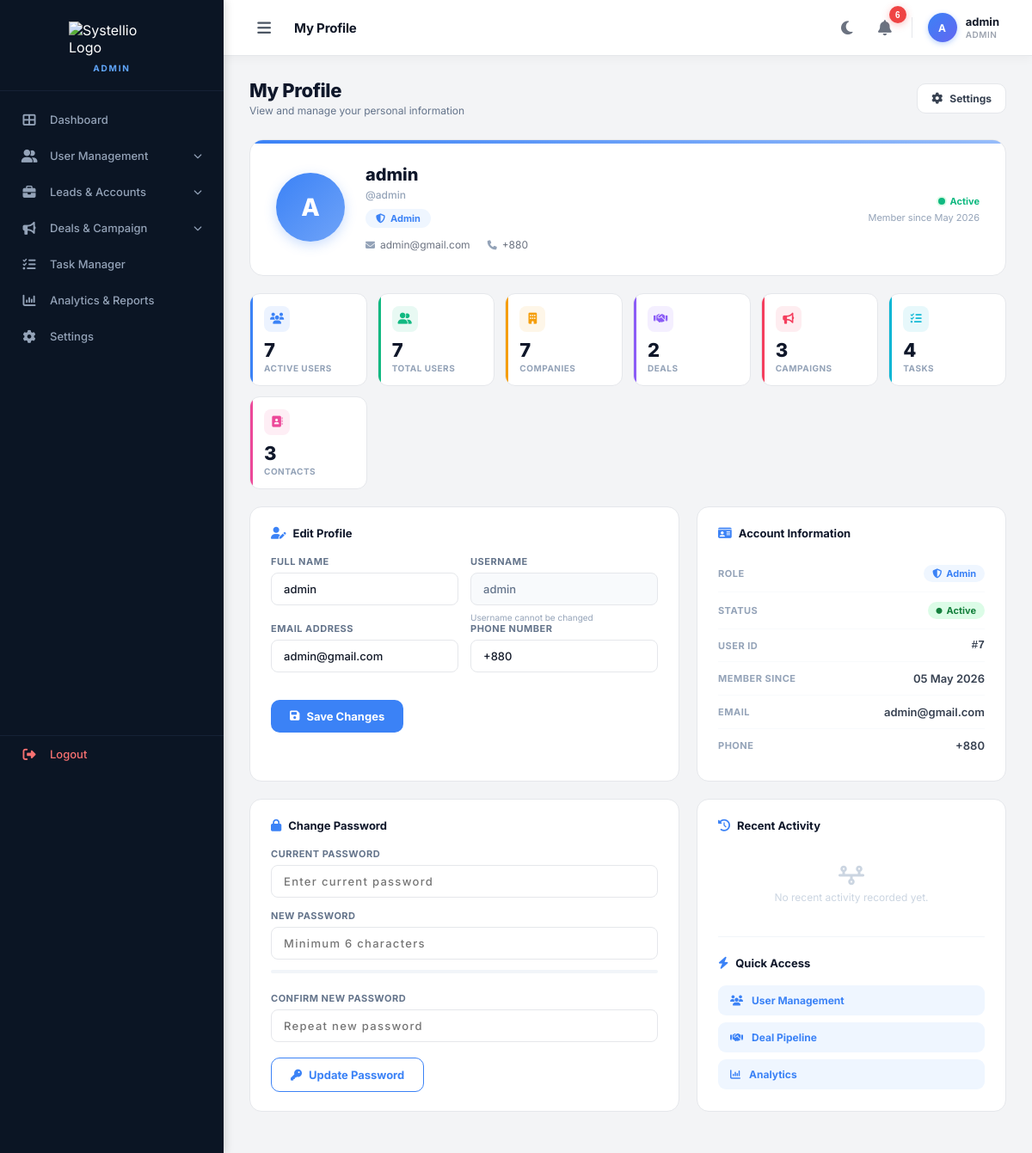
The page /profile.php (signed in) on the database its author committed.
### tables this page shows
CREATE TABLE `users` (
  `id` int(11) NOT NULL,
  `name` varchar(100) NOT NULL,
  `username` varchar(50) NOT NULL,
  `email` varchar(100) DEFAULT NULL,
  `password` varchar(255) NOT NULL,
  `role` enum('super_admin','admin','manager','agent') NOT NULL,
  `designation` varchar(100) DEFAULT NULL,
  `status` enum('active','inactive') DEFAULT 'active',
  `created_at` timestamp NOT NULL DEFAULT current_timestamp(),
  `phone` varchar(50) DEFAULT NULL,
  `created_by` varchar(100) DEFAULT NULL,
  `reporting_to` varchar(100) DEFAULT NULL
);

### profile.php (the view, shortened to what the rows shown need)
<?php
@include 'config.php';
$currentRole  = $_SESSION['role'] ?? '';
$uid          = $_SESSION['user_id'];
$user = [];
if (isset($conn)) {
    $uq = mysqli_query($conn, "SELECT * FROM users WHERE id='$uid'");
    if ($uq && mysqli_num_rows($uq) > 0) {
        $user = mysqli_fetch_assoc($uq);
    }
}
$roleMeta = [
    'super_admin' => ['Super Admin',  '#8b5cf6', '#f5f3ff', 'fa-crown'],
    'admin'       => ['Admin',        '#3b82f6', '#eff6ff', 'fa-shield-halved'],
    'manager'     => ['Manager',      '#f59e0b', '#fffbeb', 'fa-user-tie'],
    'agent'       => ['Agent',        '#10b981', '#f0fdf4', 'fa-headset'],
];
$rm = $roleMeta[$currentRole] ?? ['User', '#6b7280', '#f9fafb', 'fa-user'];
$nameParts = explode(' ', trim($user['name']));
$initials  = strtoupper(substr($nameParts[0], 0, 1));
$memberSince = !empty($user['created_at']) ? date('M Y', strtotime($user['created_at'])) : '—';
?>
<!DOCTYPE html>
<html lang="en">
<head>
    <link rel="stylesheet" href="https://cdnjs.cloudflare.com/ajax/libs/font-awesome/6.4.0/css/all.min.css">
</head>
<body>
<div class="main-content">
    <div class="profile-body">
        <div class="page-header">
            <div class="page-header-left">
                <h1>My Profile</h1>
            </div>
        </div>
        <div class="profile-hero">
            <div class="hero-avatar"><?php echo htmlspecialchars($initials); ?></div>
            <div class="hero-info">
                <div class="hero-name"><?php echo htmlspecialchars($user['name']); ?></div>
                <div class="hero-username">@<?php echo htmlspecialchars($user['username']); ?></div>
                <div class="hero-role-badge">
                    <i class="fa-solid <?php echo $rm[3]; ?>"></i>
                    <?php echo $rm[0]; ?>
                </div>
                <div class="hero-meta">
                    <?php if (!empty($user['email'])): ?>
                    <div class="hero-meta-item"><i class="fa-solid fa-envelope"></i><?php echo htmlspecialchars($user['email']); ?></div>
                    <?php endif; ?>
                    <?php if (!empty($user['phone'])): ?>
                    <div class="hero-meta-item"><i class="fa-solid fa-phone"></i><?php echo htmlspecialchars($user['phone']); ?></div>
                    <?php endif; ?>
                </div>
            </div>
            <div class="hero-status">
                <div class="status-dot"><?php echo ucfirst($user['status'] ?? 'active'); ?></div>
                <div class="hero-member">Member since <?php echo $memberSince; ?></div>
            </div>
        </div>
        <div class="profile-grid">
            <div class="pcard">
                <form method="POST" action="">
                    <div class="form-row">
                        <div class="form-group">
                            <label class="form-label">Full Name</label>
                            <input type="text" name="name" class="form-input"
                                   value="<?php echo htmlspecialchars($user['name']); ?>" required>
                        </div>
                        <div class="form-group">
                            <label class="form-label">Username</label>
                            <input type="text" class="form-input" readonly
                                   value="<?php echo htmlspecialchars($user['username']); ?>">
                            <span class="form-hint">Username cannot be changed</span>
                        </div>
                    </div>
                    <div class="form-row">
                        <div class="form-group">
                            <label class="form-label">Email Address</label>
                            <input type="email" name="email" class="form-input"
                                   value="<?php echo htmlspecialchars($user['email'] ?? ''); ?>">
                        </div>
                        <div class="form-group">
                            <label class="form-label">Phone Number</label>
                            <input type="text" name="phone" class="form-input"
                                   value="<?php echo htmlspecialchars($user['phone'] ?? ''); ?>"
                                   placeholder="+880...">
                        </div>
                    </div>
                </form>
            </div>
            <div class="pcard">
                <div class="info-list">
                    <div class="info-row">
                        <span class="info-key">User ID</span>
                        <span class="info-val" style="font-family:monospace;">#<?php echo htmlspecialchars($user['id']); ?></span>
                    </div>
                    <div class="info-row">
                        <span class="info-key">Member Since</span>
                        <span class="info-val"><?php echo !empty($user['created_at']) ? date('d M Y', strtotime($user['created_at'])) : '—'; ?></span>
                    </div>
                    <div class="info-row">
                        <span class="info-key">Email</span>
                        <span class="info-val"><?php echo !empty($user['email']) ? htmlspecialchars($user['email']) : '<span style="color:#94a3b8;">Not set</span>'; ?></span>
                    </div>
                    <div class="info-row">
                        <span class="info-key">Phone</span>
                        <span class="info-val"><?php echo !empty($user['phone']) ? htmlspecialchars($user['phone']) : '<span style="color:#94a3b8;">Not set</span>'; ?></span>
                    </div>
                </div>
            </div>
        </div>
    </div>
</div>
</body>
</html>

### rows shown on the page
users: name "A", name "admin", username "admin", email "admin@gmail.com", phone "+880", status "Active", created_at "May 2026", id "7", created_at "05 May 2026"

### other values the page prints
$sidebarRole "ADMIN"
$topbarTitle "My Profile"
$_notif_count "6"
$_tb_initials "A"
$_tb_name "admin"
$_tb_role_display "ADMIN"
$rm[0] "Admin"
$val "7"
$label "ACTIVE USERS"
$label "TOTAL USERS"
$label "COMPANIES"
$val "2"
$label "DEALS"
$val "3"
$label "CAMPAIGNS"
